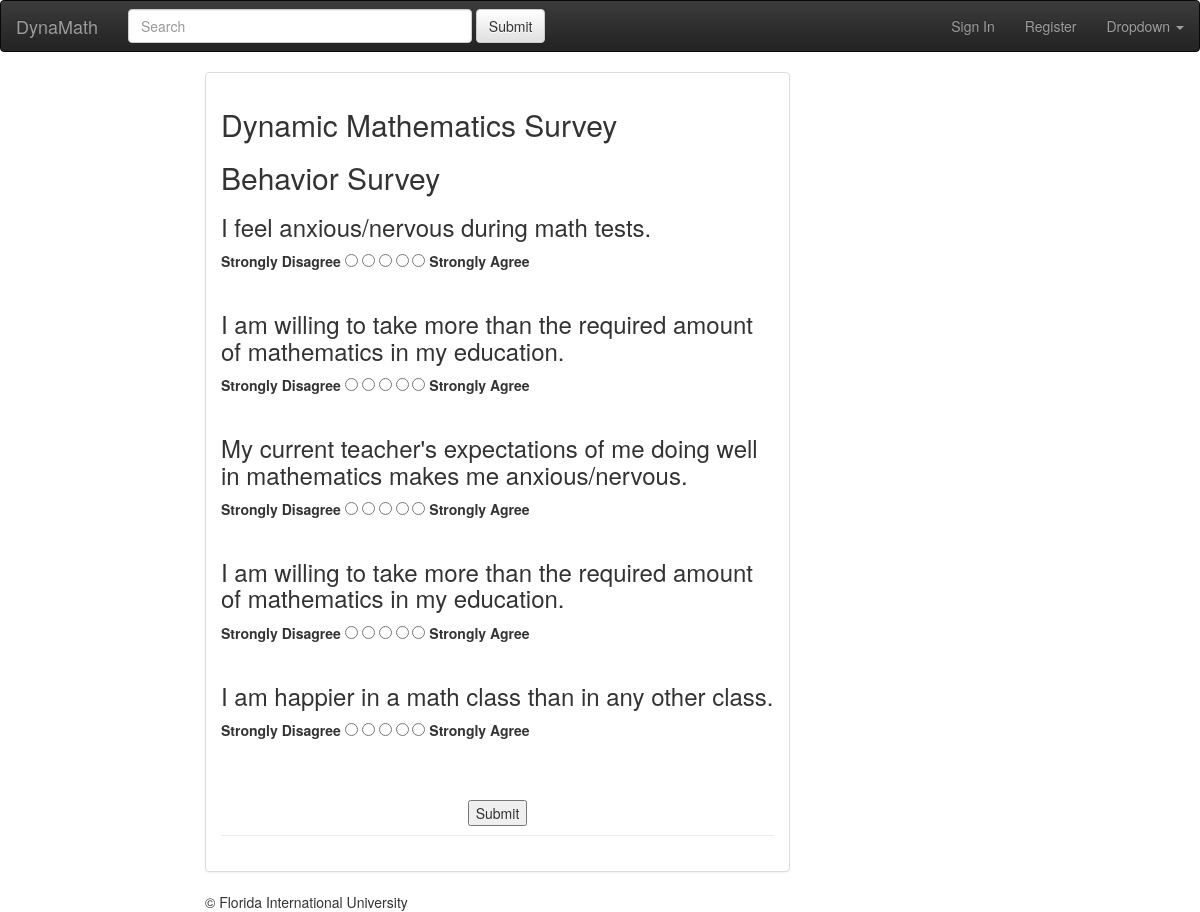
Page /DynaMathVersion1.3/DynaMathVersion1.3/behaviorSurvey.php on the committed database.
### tables this page shows
CREATE TABLE IF NOT EXISTS `survey_questions` (
  `question_id` int(11) NOT NULL AUTO_INCREMENT,
  `survey_id` int(11) NOT NULL,
  `question_body` text NOT NULL,
  PRIMARY KEY (`question_id`)
);

### DynaMathVersion1.3/DynaMathVersion1.3/core/functions/users.php (the view, shortened to what this page needs)
<?php
function get_questions($user_id, $survey_id)
{
	$questionIDList = array();
	$query = "SELECT * FROM survey_questions WHERE survey_id='$survey_id'";
	$res = mysqli_query($GLOBALS['dbConnection'], $query)or die(mysqli_error($GLOBALS['dbConnection']));
	if($res)
	{
?>
	<form action="" method="post">
<?php
		while($row = mysqli_fetch_array($res, MYSQLI_ASSOC))
		{
			$body = $row['question_body'];
			$q_id = $row['question_id'];
			array_push($questionIDList, $q_id);
			?>
			<div class="entry">
			<h3 class="qTitle">
				<?php echo ($body); ?>
			</h3>
					<Strong>Strongly Disagree</Strong>
					<input type="radio" name="<?php echo $q_id; ?>" value="1" />
					<input type="radio" name="<?php echo $q_id; ?>" value="2" />
					<input type="radio" name="<?php echo $q_id; ?>" value="3" />
					<input type="radio" name="<?php echo $q_id; ?>" value="4" />
					<input type="radio" name="<?php echo $q_id; ?>" value="5" />
					<Strong>Strongly Agree</Strong>
			</div>
			<br>
			<?php
		}
		?>
			<br><br>
			<center>
					<input type="submit" value="Submit" name="submit" />
			</center>
	</form>
		<?php
	}
		?>
		<?php
}
			?>

### rows in the picture
survey_questions: question_body "I feel anxious/nervous during math tests."
survey_questions: question_body "I am willing to take more than the required amount of mathematics in my education."
survey_questions: question_body "My current teacher's expectations of me doing well in mathematics makes me anxious/nervous."
survey_questions: question_body "I am willing to take more than the required amount of mathematics in my education."
survey_questions: question_body "I am happier in a math class than in any other class."
